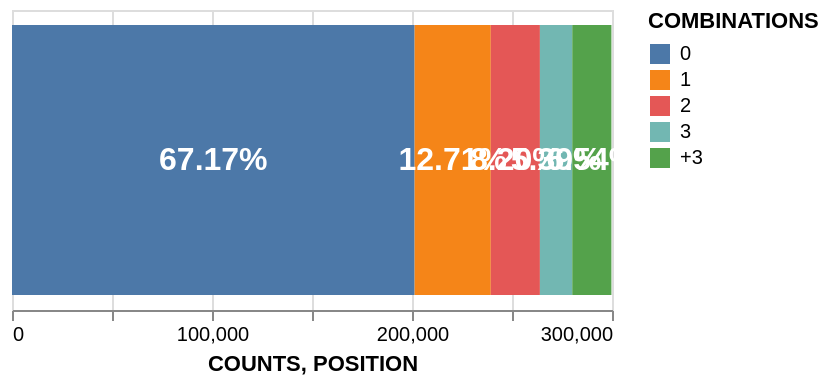

The code cell stored with this chart in its notebook:
### Code cell


### Figure 1 — Vega-Lite specification as saved in the notebook (floating-point values rounded to 4 significant figures)
{"config": {"view": {"continuousWidth": 300, "continuousHeight": 300}}, "layer": [{"mark": {"type": "bar"}, "encoding": {"color": {"field": "COMBINATIONS", "type": "nominal"}, "x": {"field": "COUNTS", "type": "quantitative"}}}, {"mark": {"type": "text", "align": "center", "baseline": "middle", "color": "white", "fontSize": 16, "fontWeight": "bold"}, "encoding": {"text": {"field": "PERCENTAGE", "format": ".2%", "type": "quantitative"}, "x": {"field": "POSITION", "type": "quantitative"}}}], "data": {"name": "data-e1d90e39fc5cb1753b0bd3efad0f0cb9"}, "height": 150, "width": "container", "$schema": "https://vega.github.io/schema/vega-lite/v5.16.3.json", "datasets": {"data-e1d90e39fc5cb1753b0bd3efad0f0cb9": [{"COMBINATIONS": 0, "COUNTS": 201310, "PERCENTAGE": 0.6717, "POSITION": 100700.0}, {"COMBINATIONS": 1, "COUNTS": 38081, "PERCENTAGE": 0.1271, "POSITION": 220400.0}, {"COMBINATIONS": 2, "COUNTS": 24566, "PERCENTAGE": 0.08197, "POSITION": 251700.0}, {"COMBINATIONS": 3, "COUNTS": 16167, "PERCENTAGE": 0.05394, "POSITION": 272000.0}, {"COMBINATIONS": "+3", "COUNTS": 19588, "PERCENTAGE": 0.06536, "POSITION": 289900.0}]}}
